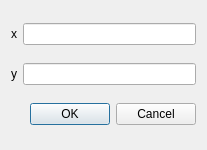
<?xml version="1.0" encoding="UTF-8"?>
<ui version="4.0">
 <class>CFindLocDlg</class>
 <widget class="QDialog" name="CFindLocDlg">
  <property name="geometry">
   <rect>
    <x>0</x>
    <y>0</y>
    <width>207</width>
    <height>150</height>
   </rect>
  </property>
  <property name="windowTitle">
   <string>Find Location</string>
  </property>
  <layout class="QVBoxLayout" name="verticalLayout">
   <item>
    <layout class="QHBoxLayout" name="horizontalLayout">
     <item>
      <widget class="QLabel" name="label">
       <property name="text">
        <string>x</string>
       </property>
      </widget>
     </item>
     <item>
      <widget class="QLineEdit" name="c_x"/>
     </item>
    </layout>
   </item>
   <item>
    <layout class="QHBoxLayout" name="horizontalLayout_2">
     <item>
      <widget class="QLabel" name="label2">
       <property name="text">
        <string>y</string>
       </property>
      </widget>
     </item>
     <item>
      <widget class="QLineEdit" name="c_y"/>
     </item>
    </layout>
   </item>
   <item>
    <layout class="QHBoxLayout" name="horizontalLayout_3">
     <item>
      <spacer name="horizontalSpacer">
       <property name="orientation">
        <enum>Qt::Horizontal</enum>
       </property>
       <property name="sizeHint" stdset="0">
        <size>
         <width>40</width>
         <height>20</height>
        </size>
       </property>
      </spacer>
     </item>
     <item>
      <widget class="QPushButton" name="c_ok">
       <property name="text">
        <string>OK</string>
       </property>
      </widget>
     </item>
     <item>
      <widget class="QPushButton" name="c_cancel">
       <property name="text">
        <string>Cancel</string>
       </property>
      </widget>
     </item>
    </layout>
   </item>
  </layout>
 </widget>
 <resources/>
 <connections>
  <connection>
   <sender>c_ok</sender>
   <signal>clicked()</signal>
   <receiver>CFindLocDlg</receiver>
   <slot>OnOK()</slot>
   <hints>
    <hint type="sourcelabel">
     <x>49</x>
     <y>119</y>
    </hint>
    <hint type="destinationlabel">
     <x>16</x>
     <y>118</y>
    </hint>
   </hints>
  </connection>
  <connection>
   <sender>c_cancel</sender>
   <signal>clicked()</signal>
   <receiver>CFindLocDlg</receiver>
   <slot>OnCancel()</slot>
   <hints>
    <hint type="sourcelabel">
     <x>148</x>
     <y>130</y>
    </hint>
    <hint type="destinationlabel">
     <x>192</x>
     <y>114</y>
    </hint>
   </hints>
  </connection>
 </connections>
 <slots>
  <slot>OnOK()</slot>
  <slot>OnCancel()</slot>
 </slots>
</ui>
